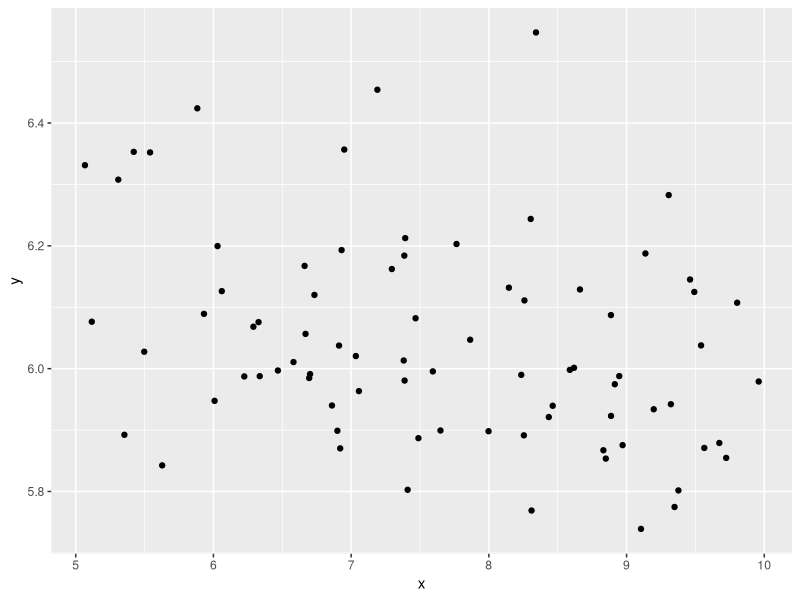
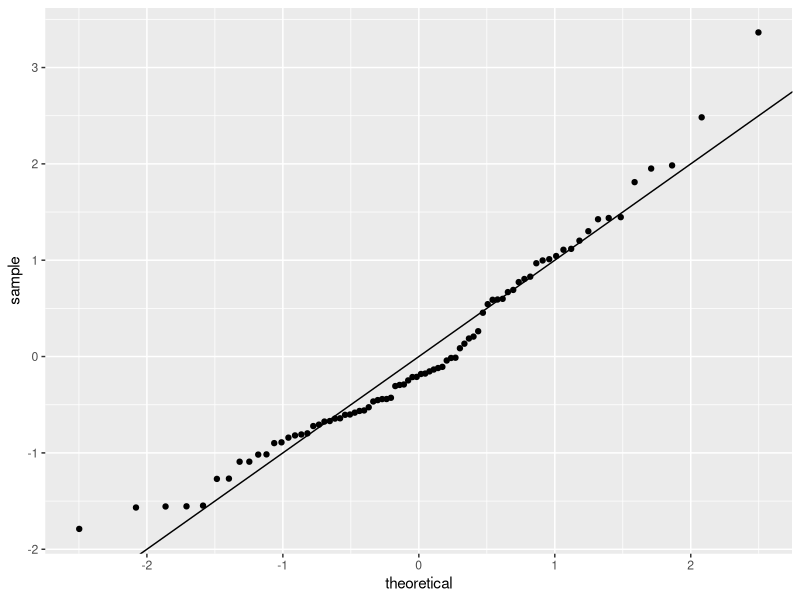
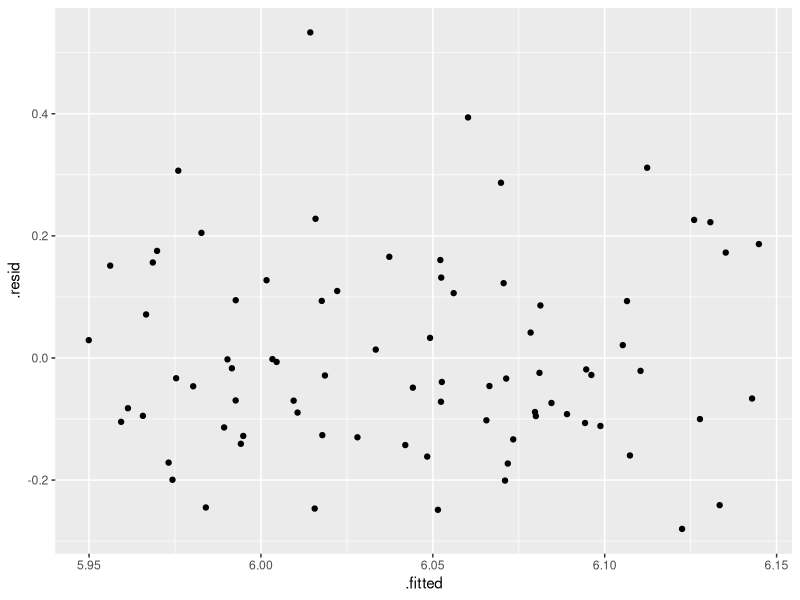
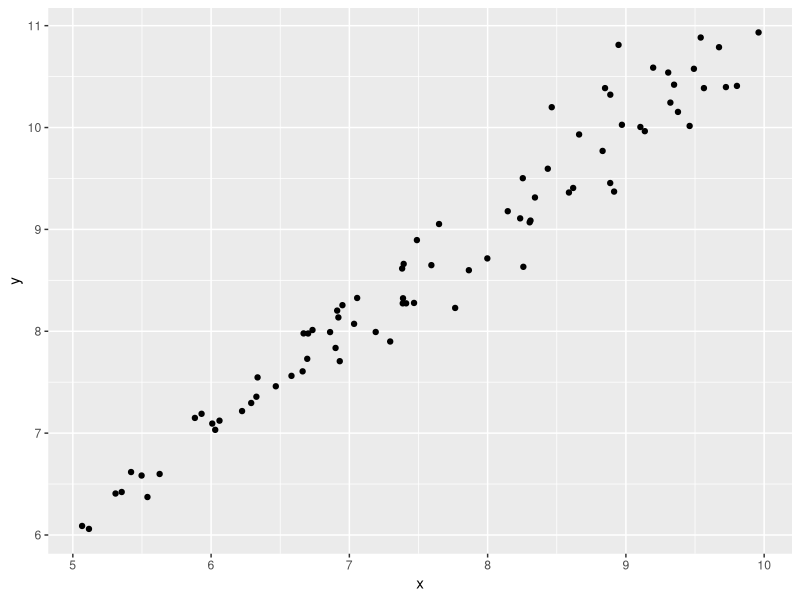
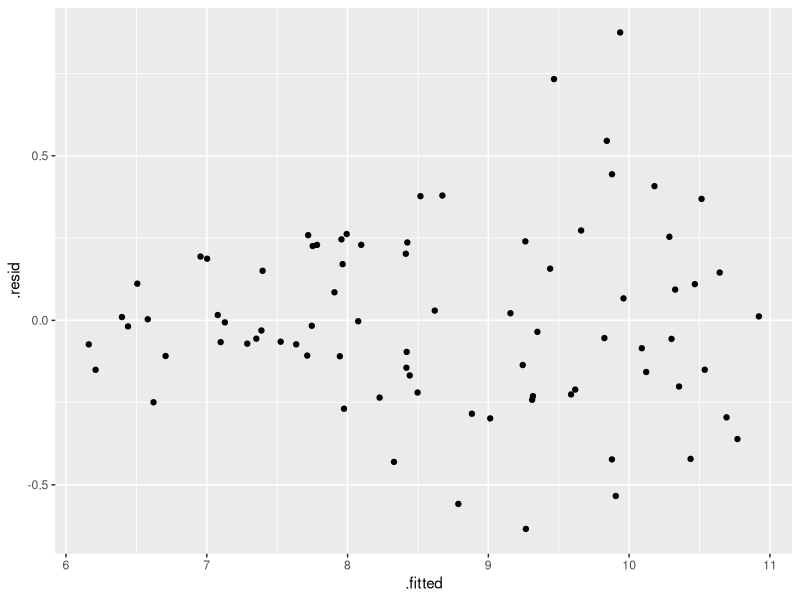
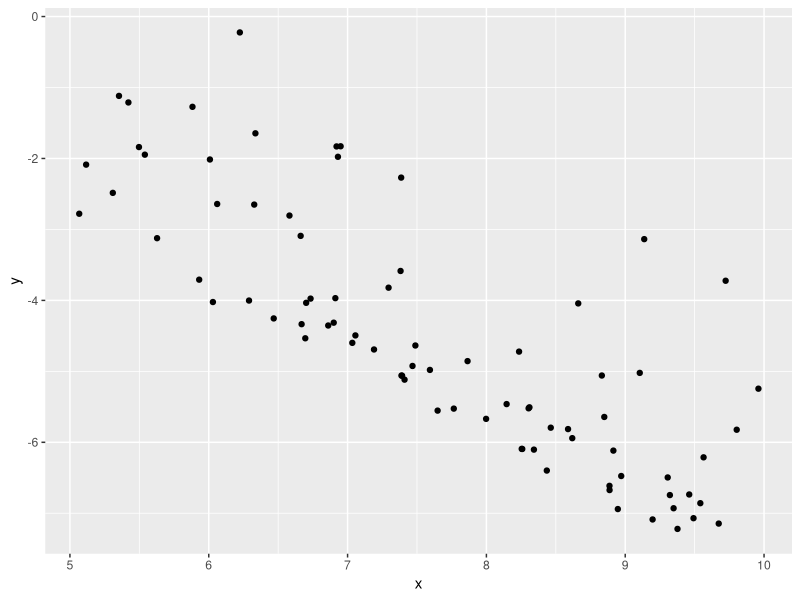
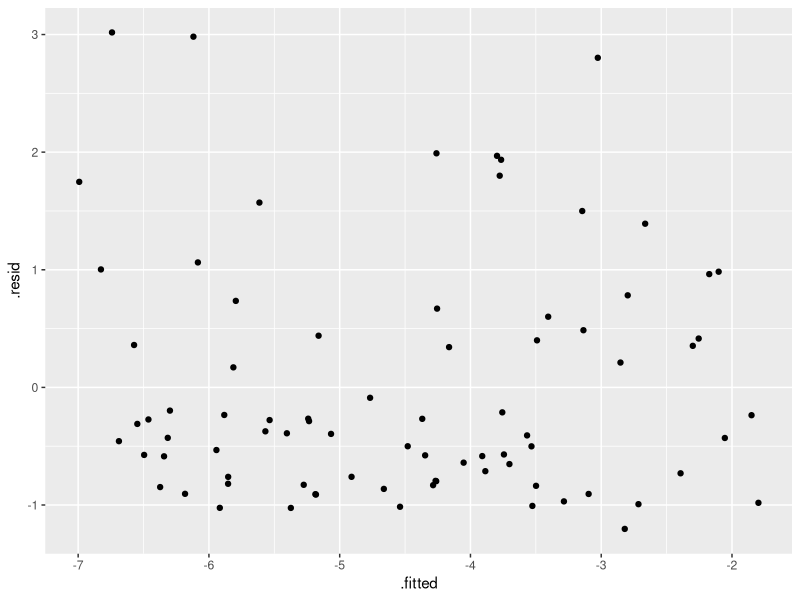
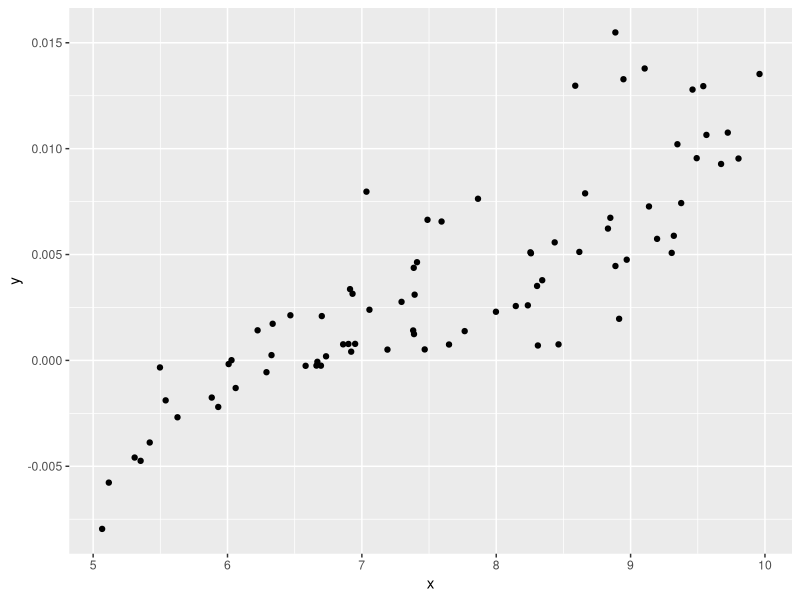

Generate these figures, in order, with R:
## ---- chunk 1
knitr::opts_chunk$set(echo = FALSE)
show_full <- TRUE
## ---- chunk 2
library(dplyr)
library(ggplot2)
library(knitr)
set.seed(1)
n <- 80
x <- runif(n, 5, 10)
y <- 6 - 0.03*x + rweibull(n, 1.5, 0.3)
tut_data <- data_frame(y=y, x=x)
tut_data %>% 
  ggplot(aes(x=x, y=y)) + geom_point()
## ---- chunk 3
yx_fit <- lm(y~x)
yx_fit %>% 
  ggplot(aes(sample = .stdresid)) + stat_qq() + geom_abline()
yx_fit %>% 
  ggplot(aes(x=.fitted, y=.resid)) + geom_point()
## ---- chunk 4
set.seed(4)
x <- sort(x)

y1 <- 1 + x + rnorm(n, 0, seq(1,5,length.out = n)/10)
qplot(x, y=y1) + labs(y="y")
lm(y1 ~ x) %>% ggplot(aes(x=.fitted, y=.resid)) + geom_point()

y3 <- 2 - x + pmin(rexp(n), 4)
qplot(x, y=y3) + labs(y="y")
lm(y3 ~ x) %>% ggplot(aes(x=.fitted, y=.resid)) + geom_point()

y4 <- ((x - 7.5)/12)^3 + rweibull(n, 1.2, seq(1, 5, length.out=n)/1000)
qplot(x, y4) + labs(y="y")
lm(y4 ~ x) %>% ggplot(aes(x=.fitted, y=.resid)) + geom_point()


y2 <- 1 + ((x-mean(x-1))/1.5)^2 + rnorm(n, 0, 1)
qplot(x, y2) + labs(y="y")
lm(y2 ~ x) %>% ggplot(aes(x=.fitted, y=.resid)) + geom_point()

